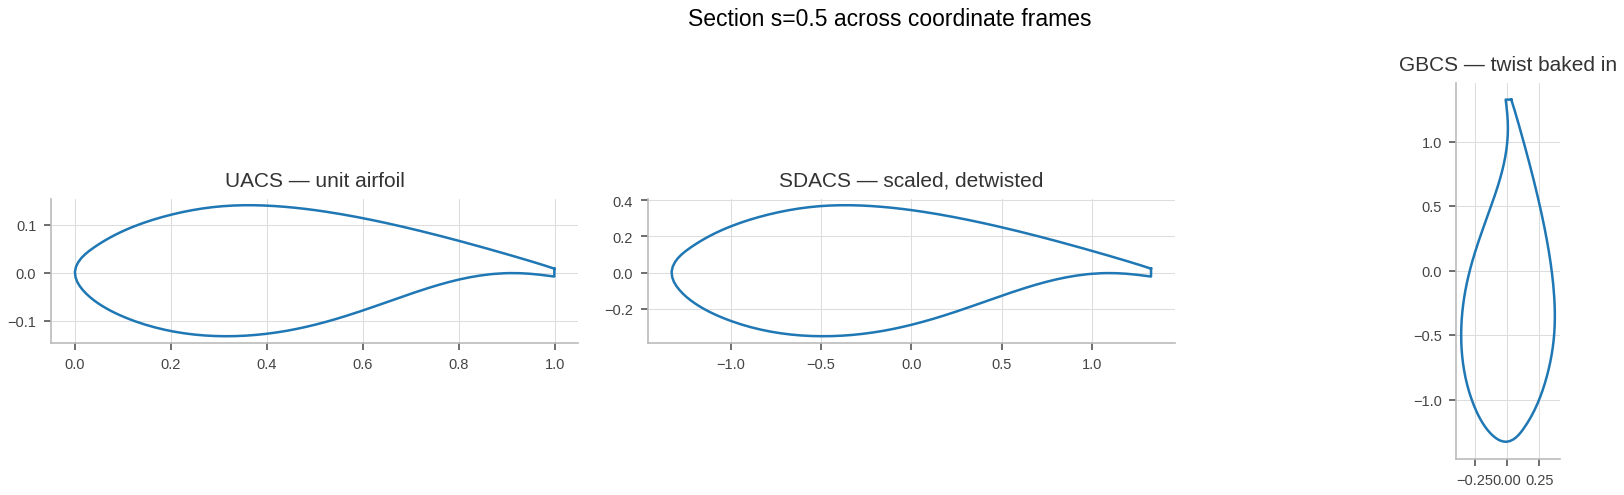

Write the Python code that produced this figure.
"""ex02 — one section in its three frames: UACS, SDACS, GBCS.

UACS: unit airfoil (chord in [0,1]). SDACS: scaled + detwisted physical
section. GBCS points: twist baked in, placed at the section's z.
"""

from pathlib import Path

import matplotlib

matplotlib.use("Agg")
import matplotlib.pyplot as plt
from b3_blade.templates.blade_mini import BladeMini
from b3_geo import get_wire
from b3_plot._style import configure, style_ax

configure()
blade = BladeMini()
wire = get_wire(blade.planform(), blade.airfoil_stack(), s=0.5)

uacs = wire.point_data["geo.uacs"]
sdacs = wire.point_data["geo.sdacs"]
gbcs = wire.points

fig, axes = plt.subplots(1, 3, figsize=(12, 3.4))
for ax, xy, title in (
    (axes[0], uacs, "UACS — unit airfoil"),
    (axes[1], sdacs, "SDACS — scaled, detwisted"),
    (axes[2], gbcs[:, :2], "GBCS — twist baked in"),
):
    ax.plot(xy[:, 0], xy[:, 1], lw=1.2)
    ax.set_aspect("equal")
    ax.set_title(title, fontsize=10)
    style_ax(ax)

fig.suptitle("Section s=0.5 across coordinate frames", fontsize=11)
fig.tight_layout()

out = Path("examples/ex02_coord_frames.png")
out.parent.mkdir(exist_ok=True)
fig.savefig(out, dpi=150)
print(f"  plot → file://{out.resolve()}")
